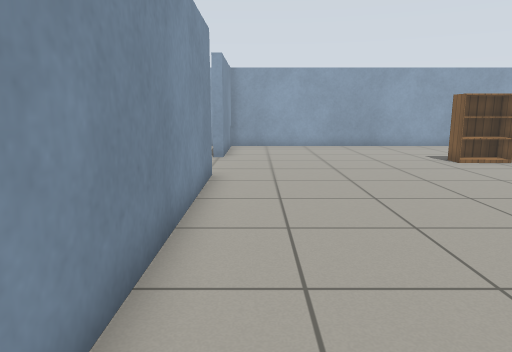
view 1 (above)

15 first-person views from a walk through a robot-simulator world made for Gazebo. The camera is 0.9 m above the floor, tilts 10° down and sees 70° across. The floor is counted in squares, 0.5 m on a side. Each view is taken from the middle of a square. On the plan, view 1 faces up. The plan holds only what a view shows up to about 18 squares ahead; the rest is blank. Robots are left out. Gazebo's built-in surfaces are drawn with simple patterns. Simple shapes stand in for some stock models.

view 2
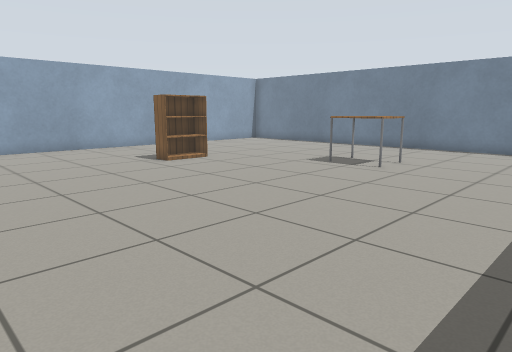

view 3
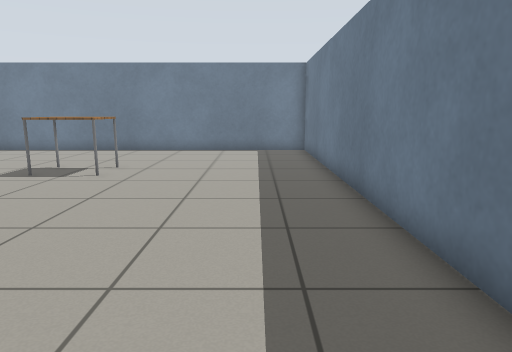

view 4
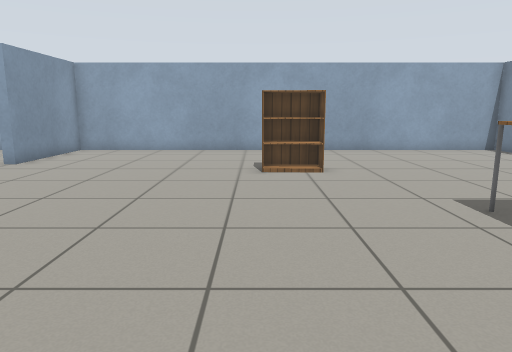

view 5
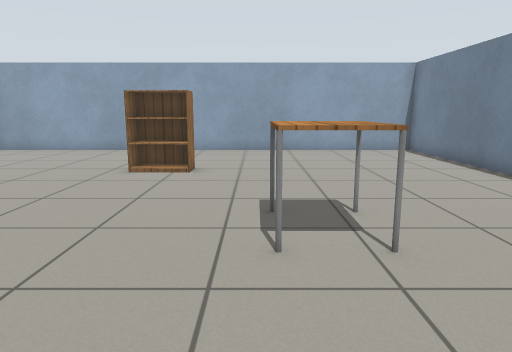

view 6
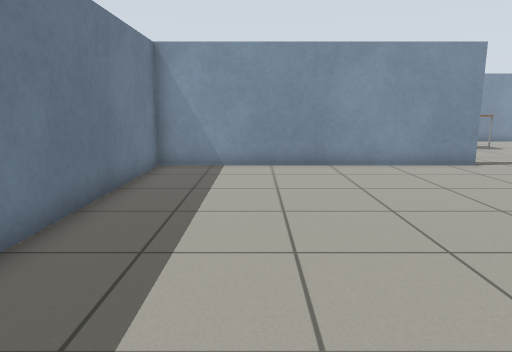

view 7
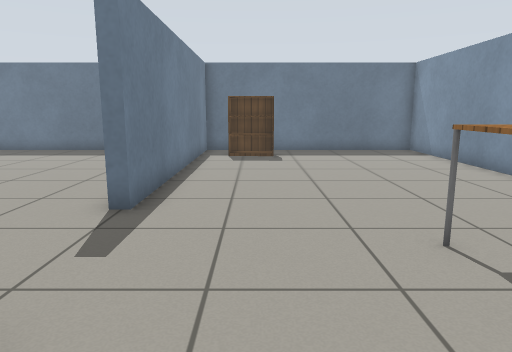

view 8
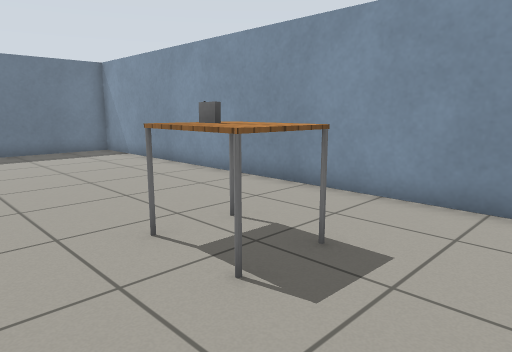

view 9
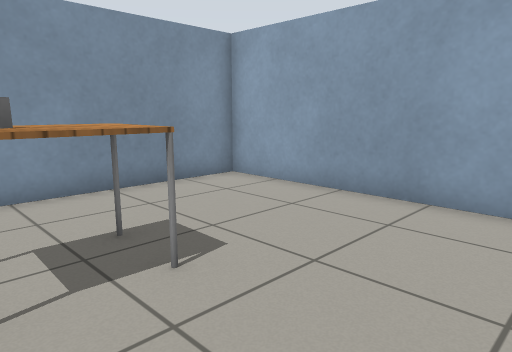

view 10
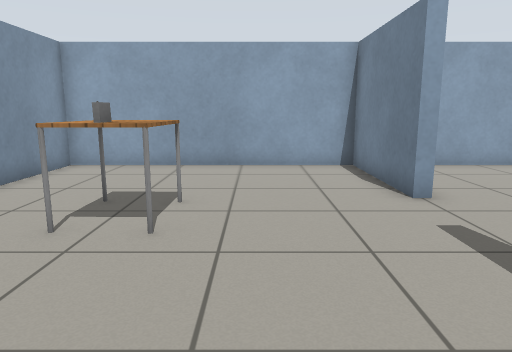

view 11
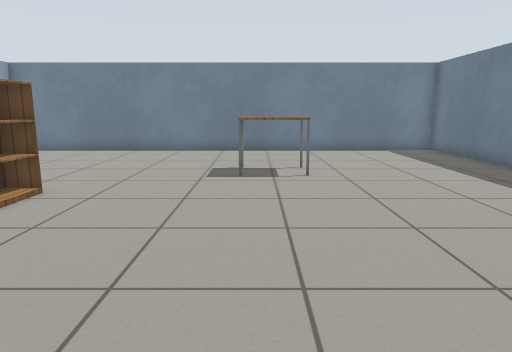

view 12
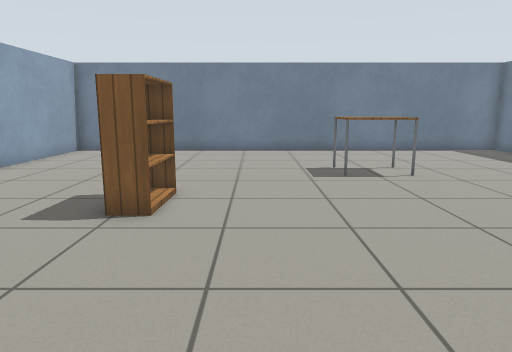

view 13
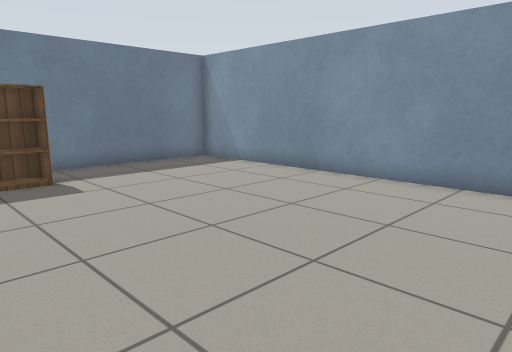

view 14
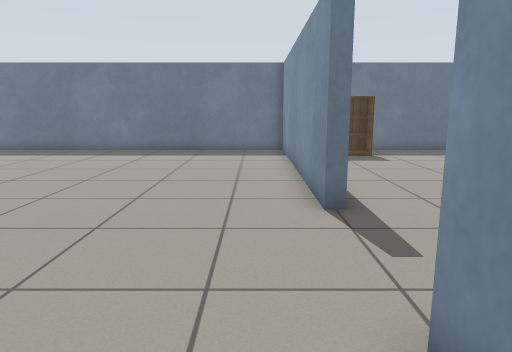

view 15
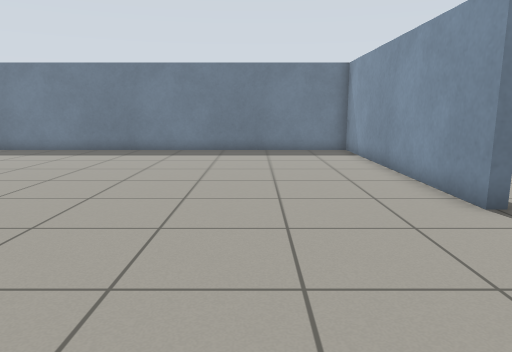

### Floor plan
Ten units are one square. View 1 is at (0, 0); x grows to the right and y downward. Boxes are objects, and circles mark ways between rooms. Rooms are numbered by the first view taken in them; rooms with no view inside come last. Other rooms are left out.
<svg viewBox="-118 -198 306 206">
<path fill="none" stroke="#000" d="M-17 -104 -13 -104 -13 3 183 3 183 -193 -13 -193 -13 -145M-13 -145 -17 -145 -17 -193 -113 -193 -113 3 -17 3 -17 -104"/>
<rect x="65" y="-135" width="30" height="10" fill="#bbb"><title>bookshelf</title></rect>
<rect x="115" y="-85" width="20" height="20" fill="#bbb"><title>table</title></rect>
<rect x="-85" y="-145" width="20" height="30" fill="#bbb"><title>table</title></rect>
<rect x="-75" y="-135" width="10" height="10" fill="#bbb"><title>book</title></rect>
<rect x="-45" y="-25" width="20" height="10" fill="#bbb"><title>bookshelf</title></rect>
<circle cx="-20" cy="-125" r="3" fill="#2a7"/>
<text x="80" y="-100">1</text>
<text x="-70" y="-100">2</text>
</svg>
Room 1 opens to room 2.

Where each view was taken, in squares from view 1:
view 1: 0 up, 0 right, facing up
view 2: 1 up, 0 right, facing up-right
view 3: 2 up, 1 right, facing right
view 4: 2 up, 7 right, facing up
view 5: 2 up, 11 right, facing up
view 6: 3 up, 11 right, facing left
view 7: 17 up, 4 left, facing down
view 8: 17 up, 4 left, facing down-left
view 9: 12 up, 3 left, facing up-left
view 10: 7 up, 5 left, facing up
view 11: 8 up, 1 right, facing right
view 12: 11 up, 1 right, facing right
view 13: 12 up, 2 left, facing down-left
view 14: 17 up, 0 right, facing down
view 15: 17 up, 3 right, facing down
